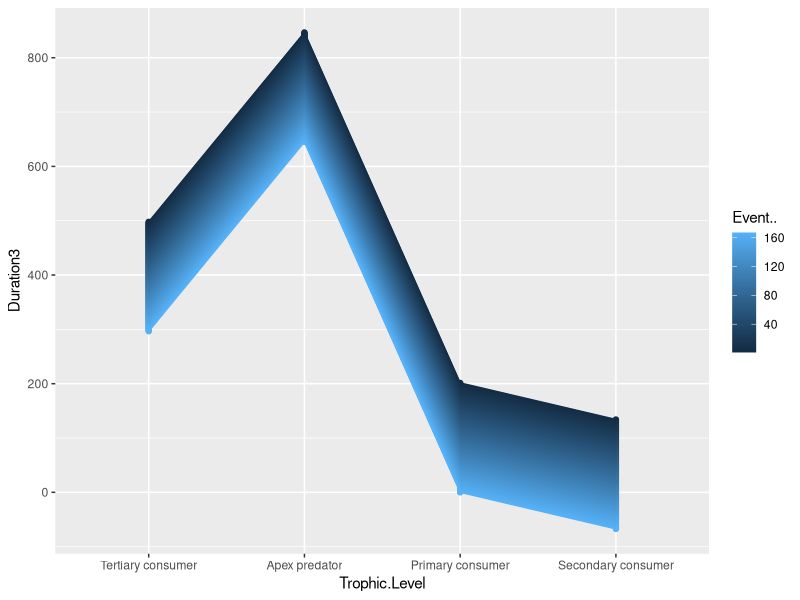
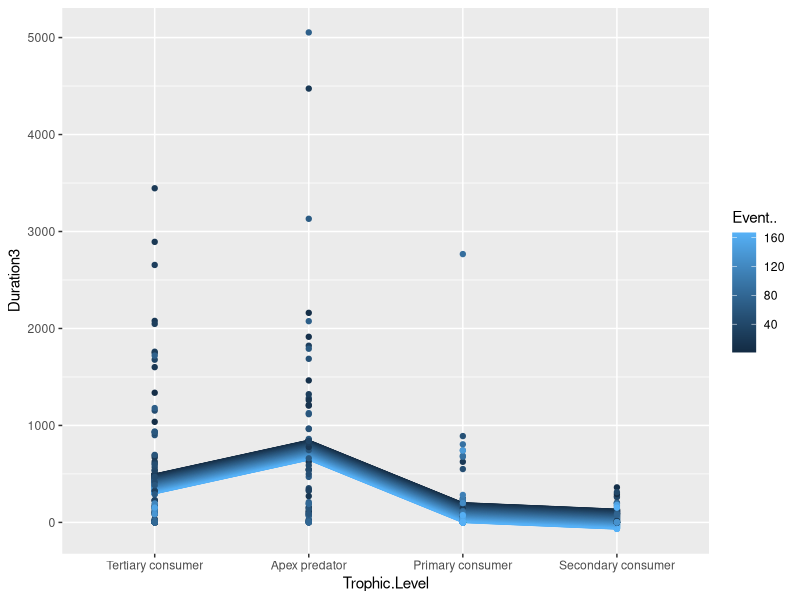
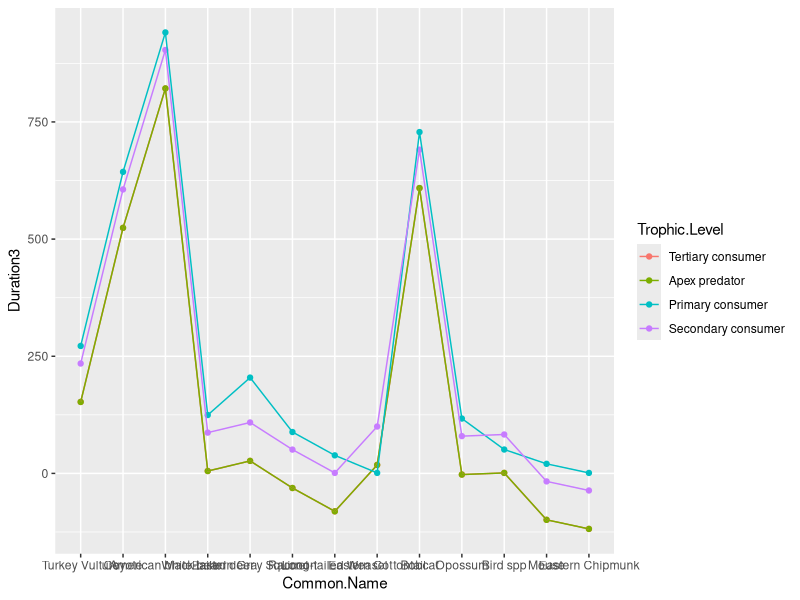
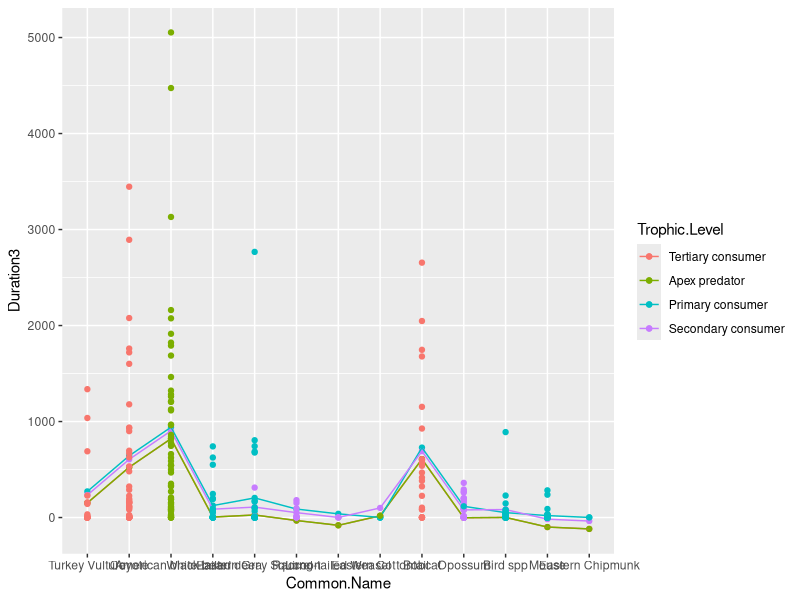

Source code (R) for these figures, in order:
#MULTIVARIATE ADDITIVE/INTERACTIVE MODEL#

##utility function for pretty printing
pr <- function(m) printCoefmat(coef(summary(m)),
                               digits=3,signif.stars=FALSE)
###read in data###

VACS=read.csv("Example_NEW_VACS_Data_1d.csv")

###lubridate for duration time to be recognized as numeric and not character--> time = seconds###
library(lubridate)
VACS$Duration2 = hms(VACS$Duration) 
VACS$Duration3 = as.duration(VACS$Duration2)

###some 'NA' were lower case--> changed all to uppercase"
VACS$Trophic.Level[VACS$Trophic.Level=="na"]=NA

## Additive model##

#Hypothesis: The total duration time at a carcass is effected by both the variables trophic level and detection number(Event #)#

head(VACS)
pr(lmTL1 <- lm(Duration3~Trophic.Level+Event..,data=VACS)) #additive LM,x=Trophic.Level,y=Duration3,grouped by=Event..
#the intercept is Apex predator; the Event #s are the diferences between the amount time for duration times
#Event# gave an intercept difference of -1.213
#Apex predator with the effects of trophic level and Event# had significant affects on all trophic levels;Primary: p=1.3e-09,Secondary: p=2.2e-09,Tertiary: p=0.00053

#plot and predict#
pp <- with(VACS,expand.grid(Trophic.Level=unique(Trophic.Level),Event..=unique(Event..)))#creates new data frame
pp$Duration3 <- predict(lmTL1,newdata=pp) #predict amount of duration times in new data frame

#plot in ggplot2#
library(ggplot2)
ggplot(pp,aes(x=Trophic.Level,y=Duration3,colour=Event..))+
  geom_point()+
  geom_line(aes(group=Event..))

#Add raW data to plot#
ggplot(pp,aes(x=Trophic.Level,y=Duration3,colour=Event..))+ #plot using predictions dataset
  geom_point()+ #plot the prediction
  geom_line(aes(group=Event..))+
  geom_point(data=VACS,aes(x=Trophic.Level,y=Duration3,colour = Event..)) #add the observed data to the plot

## Interactive model##

#Hypothesis: The duration time on a carcass by specific species is directly effected by their trophic level designation#

head(VACS)
pr(lmTL2 <- lm(Duration3~Common.Name*Trophic.Level,data=VACS)) #interactive LM,x=Common.Name,y=Duration3,grouped by=Trophic.Level
lmTL2 <- lm(Duration3~Common.Name*Trophic.Level,data=VACS)
summary(lmTL2) #intercept was 'American black bear';had significant affect on Coyote,p=0.0139 and Turkey vulture,p=6.61e-06
#the overall affect was not found on the interaction of common name and trophic level, only for Bird spp,eastern cottontail,eastern gray squirrel but not significant

pp <- with(VACS,expand.grid(Common.Name=unique(Common.Name),Trophic.Level=unique(Trophic.Level))) #creates new data frame
pp$Duration3 <- predict(lmTL2,newdata=pp)  #predict amount of duration times in new data frame

#plot in ggplot2
library(ggplot2)
ggplot(pp,aes(x=Common.Name,y=Duration3,colour=Trophic.Level))+
  geom_point()+
  geom_line(aes(group=Trophic.Level))

#Add raw data to plot#
ggplot(pp,aes(x=Common.Name,y=Duration3,colour=Trophic.Level))+ #set up plot using predictions dataset
  geom_point()+ #plot the prediction
  geom_line(aes(group=Trophic.Level))+ #draw lines b/t predictions, group them by light conditions
  geom_point(data=VACS,aes(x=Common.Name,y=Duration3,colour = Trophic.Level))
